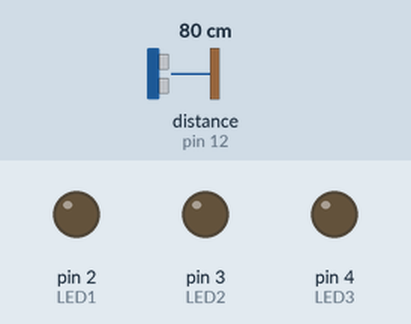
Simulated run of this sketch. Board: Arduino Uno, built with avr-gcc and run on an emulated ATmega328P. Shown: output pins drawn as LEDs (lit = HIGH). Wiring (inferred from the names in the program): ultrasonic range finder: trigger pin 11; echo pin 12. Inputs (shaded band) come from the test bench; at power-on: distance to the obstacle (sensor on pin 12) 80 cm. The echo pulse lasts 58.3 µs per cm; pins used as bus, display or sensor lines are not drawn; what the sketch prints to the serial monitor is not drawn.

Above: at 1.2 s.
1.3 s: distance to the obstacle (sensor on pin 12) set to 23 cm
2.8 s: distance to the obstacle (sensor on pin 12) set to 18 cm
At 3.7 s:
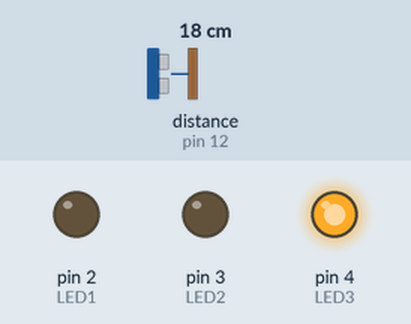
4.3 s: distance to the obstacle (sensor on pin 12) set to 14 cm
At 4.8 s:
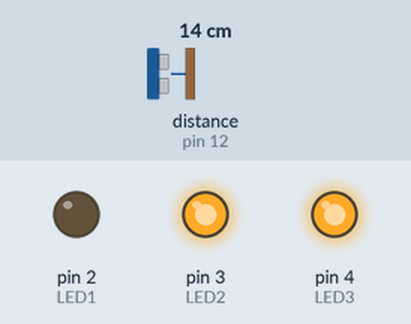
5.8 s: distance to the obstacle (sensor on pin 12) set to 8 cm
7.3 s: distance to the obstacle (sensor on pin 12) set to 5 cm
At 8.2 s:
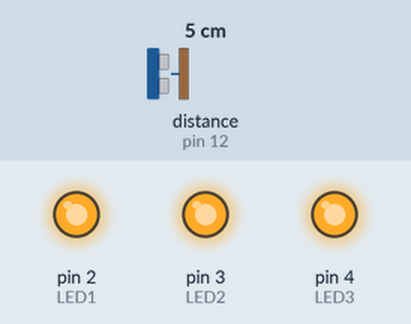
8.8 s: distance to the obstacle (sensor on pin 12) set to 9 cm
At 9.4 s:
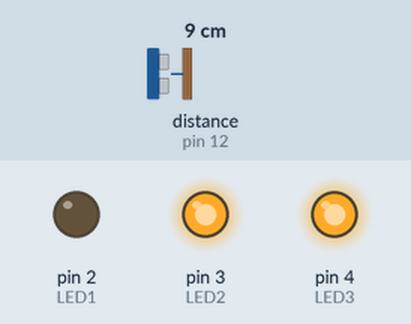
Timing chart, 0 to 11.3 s (numbered marks = the images above; inputs shaded):
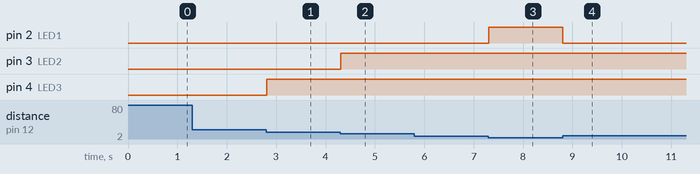

Measured:
- the behaviour switches between 21 and 20 cm on distance to the obstacle (sensor on pin 12) (found by bisection; images 0 and 1)
- the behaviour switches between 16 and 15 cm on distance to the obstacle (sensor on pin 12) (found by bisection; images 1 and 2)
- the behaviour switches between 7 and 6 cm on distance to the obstacle (sensor on pin 12) (found by bisection; images 2 and 3)
- after the input at 2.8 s, pin 4 (LED3): LOW → HIGH at once
- after the input at 4.3 s, pin 3 (LED2): LOW → HIGH at once
- after the input at 7.3 s, pin 2 (LED1): LOW → HIGH at once
- after the input at 8.8 s, pin 2 (LED1): HIGH → LOW at once

The sketch:

distanceLED.ino
```cpp
const int trig = 11;
const int echo = 12;

const int LED1 = 2;
const int LED2 = 3;
const int LED3 = 4;

int duration = 0;
int distance = 0;
void setup() {
  // put your setup code here, to run once:
  pinMode(trig, OUTPUT);
  pinMode(echo, INPUT);

  pinMode(LED1, OUTPUT);
  pinMode(LED2, OUTPUT);
  pinMode(LED3, OUTPUT);

  Serial.begin(9600);
}

void loop() {
  // put your main code here, to run repeatedly:
  digitalWrite(trig, HIGH);
  delayMicroseconds(1000);
  digitalWrite(trig, LOW);

  duration = pulseIn(echo, HIGH);
  distance = (duration/2) / 28.5;
  Serial.println(distance);

  if (distance <= 5)
  {
    digitalWrite(LED1, HIGH);
  }
  else
  {
     digitalWrite(LED1, LOW);
  }

  if (distance <= 15)
  {
    digitalWrite(LED2, HIGH);
  }
  else
  {
     digitalWrite(LED2, LOW);
  }

  if (distance <= 20)
  {
    digitalWrite(LED3, HIGH);
  }
  else
  {
     digitalWrite(LED3, LOW);
  }
}
```
